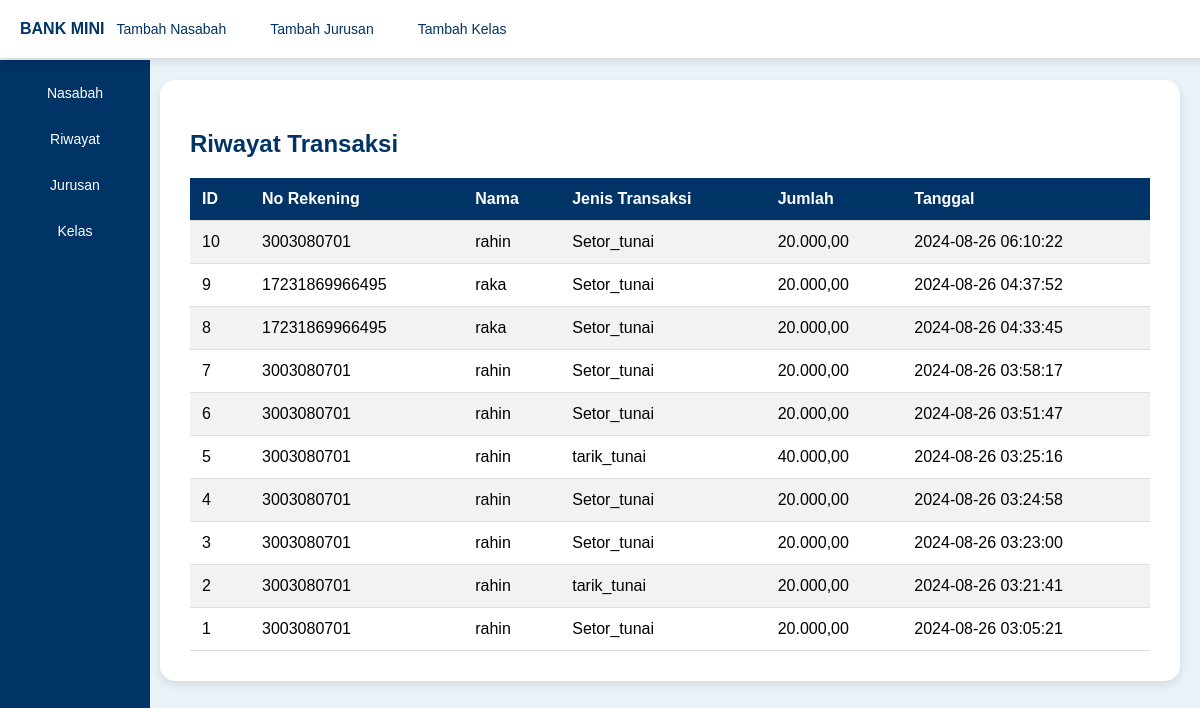
Page /bankmini/riwayat.php on the committed database.
### tables this page shows
CREATE TABLE `transactions` (
  `id` int NOT NULL,
  `no_rekening` varchar(20) NOT NULL,
  `nama` varchar(100) NOT NULL,
  `nominal` decimal(15,2) NOT NULL,
  `jenis_transaksi` enum('Setor_tunai','tarik_tunai') NOT NULL,
  `tanggal` timestamp NULL DEFAULT CURRENT_TIMESTAMP
);

### bankmini/riwayat.php (the view, shortened to what this page needs)
<!DOCTYPE html>
<html lang="en">
<head>
</head>
<body>
    <div class="navbar">
        <div class="brand">
            <a href="dashboard.php">BANK MINI</a>
        </div>
        <ul>
            <li><a href="index.php">Tambah Nasabah</a></li>
            <li><a href="formjurusan.php">Tambah Jurusan</a></li>
            <li><a href="formkelas.php">Tambah Kelas</a></li>
        </ul>
    </div>
    <div class="main">
        <div class="sidebar">
            <a href="tabel.php">Nasabah</a>
            <a href="riwayat.php">Riwayat</a>
            <a href="tabeljurusan.php">Jurusan</a>
            <a href="tabelkelas.php">Kelas</a>
        </div>
        <div class="content">
            <div class="container">
                <h2>Riwayat Transaksi</h2>
                <div class="table-container">
                    <table>
                        <tr>
                            <th>ID</th>
                            <th>No Rekening</th>
                            <th>Nama</th>
                            <th>Jenis Transaksi</th>
                            <th>Jumlah</th>
                            <th>Tanggal</th>
                        </tr>
                        <?php
                        include 'koneksi.php';
                        $sql = "SELECT * FROM transactions ORDER BY id DESC";
                        $result = $conn->query($sql);
                        if ($result->num_rows > 0) {
                            while ($row = $result->fetch_assoc()) {
                                echo "<tr>
                                        <td>" . $row["id"] . "</td>
                                        <td>" . $row["no_rekening"] . "</td>
                                        <td>" . $row["nama"] . "</td>
                                        <td>" . $row["jenis_transaksi"] . "</td>
                                        <td>" . number_format((float)$row["nominal"], 2, ',', '.') . "</td>
                                        <td>" . $row["tanggal"] . "</td>
                                      </tr>";
                            }
                        } else {
                            echo "<tr><td colspan='6'>Tidak ada transaksi</td></tr>";
                        }
                        ?>
                    </table>
                </div>
            </div>
        </div>
    </div>
</body>
</html>

### bankmini/riwayat.php (style rules this page uses)
body { font-family: Arial, sans-serif; background-color: #eaf2f8; margin: 0; padding: 0; display: flex; flex-direction: column; min-height: 100vh; }
.navbar { padding: 20px; color: #003366; display: flex; align-items: center; width: 100%; box-shadow: 0 4px 8px rgba(0, 0, 0, 0.1); position: fixed; top: 0; left: 0; z-index: 1000; background-color: #ffffff; }
.navbar .brand a { color: #003366; font-weight: bold; text-decoration: none; }
.navbar ul { list-style: none; margin: 0; padding: 0; display: flex; gap: 20px; }
.navbar ul li a { color: #003366; text-decoration: none; padding: 8px 12px; border-radius: 5px; font-size: 14px; }
.main { display: flex; flex: 1; margin-top: 60px; }
.sidebar { background-color: #003366; padding: 15px; width: 120px; color: white; display: flex; flex-direction: column; position: fixed; top: 60px; bottom: 0; }
.sidebar a { color: white; text-decoration: none; margin-bottom: 10px; font-size: 14px; padding: 10px; border-radius: 5px; text-align: center; }
.content { flex: 1; margin-left: 140px; padding: 20px; }
.container { background-color: #ffffff; border-radius: 15px; box-shadow: 0 4px 8px rgba(0, 0, 0, 0.1); padding: 30px; width: 100%; box-sizing: border-box; }
table { width: 100%; border-collapse: collapse; }
th, td { padding: 12px; text-align: left; border-bottom: 1px solid #ddd; }
th { background-color: #003366; color: white; }
tr:nth-child(even) { background-color: #f2f2f2; }
h2 { color: #003366; margin-bottom: 20px; }

### rows in the picture
transactions: id "10", no_rekening "3003080701", nama "rahin", jenis_transaksi "Setor_tunai", nominal "20.000,00", tanggal "2024-08-26 06:10:22"
transactions: id "9", no_rekening "17231869966495", nama "raka", jenis_transaksi "Setor_tunai", nominal "20.000,00", tanggal "2024-08-26 04:37:52"
transactions: id "8", no_rekening "17231869966495", nama "raka", jenis_transaksi "Setor_tunai", nominal "20.000,00", tanggal "2024-08-26 04:33:45"
transactions: id "7", no_rekening "3003080701", nama "rahin", jenis_transaksi "Setor_tunai", nominal "20.000,00", tanggal "2024-08-26 03:58:17"
transactions: id "6", no_rekening "3003080701", nama "rahin", jenis_transaksi "Setor_tunai", nominal "20.000,00", tanggal "2024-08-26 03:51:47"
transactions: id "5", no_rekening "3003080701", nama "rahin", jenis_transaksi "tarik_tunai", nominal "40.000,00", tanggal "2024-08-26 03:25:16"
transactions: id "4", no_rekening "3003080701", nama "rahin", jenis_transaksi "Setor_tunai", nominal "20.000,00", tanggal "2024-08-26 03:24:58"
transactions: id "3", no_rekening "3003080701", nama "rahin", jenis_transaksi "Setor_tunai", nominal "20.000,00", tanggal "2024-08-26 03:23:00"
transactions: id "2", no_rekening "3003080701", nama "rahin", jenis_transaksi "tarik_tunai", nominal "20.000,00", tanggal "2024-08-26 03:21:41"
transactions: id "1", no_rekening "3003080701", nama "rahin", jenis_transaksi "Setor_tunai", nominal "20.000,00", tanggal "2024-08-26 03:05:21"
